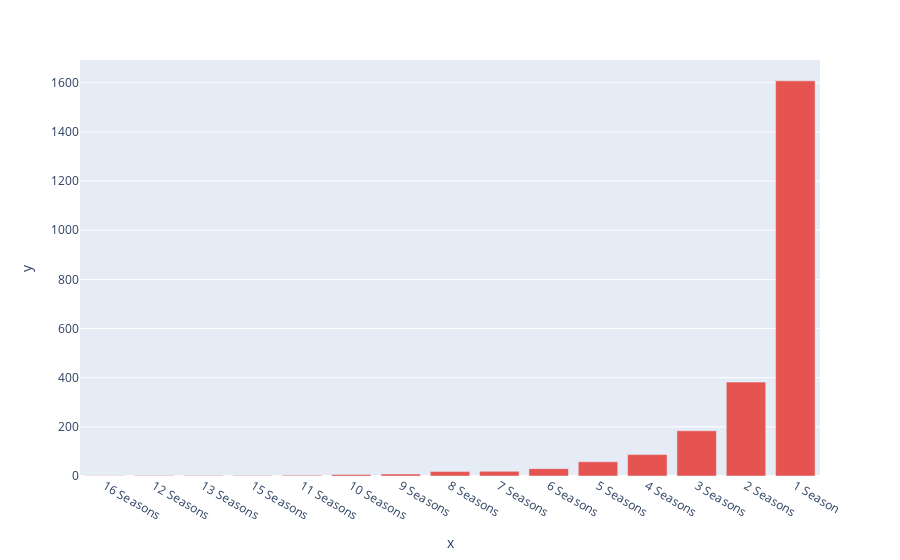

Notebook source saved alongside this figure:
### Markdown cell above
berdasarkan plot di atas durasi movie terlama di netflix kebanyakan berdurasi 90 menit sedangkan durasi terlama adalah 237 menit

### Code cell
new_tv_df = generate_duration_df(tv_df)
fig = px.bar(x=new_tv_df['duration'], y = new_tv_df['counts'])
fig.update_traces(marker = dict(color= '#E55451'))
fig.update_xaxes(type='category',categoryorder='total ascending')
fig.show()

### Figure 1 — Plotly figure (JSON) as saved in the notebook; plotly's stock layout.template omitted (floating-point values rounded to 4 significant figures)
{"data": [{"alignmentgroup": "True", "hovertemplate": "x=%{x}<br>y=%{y}<extra></extra>", "legendgroup": "", "marker": {"color": "#E55451", "pattern": {"shape": ""}}, "name": "", "offsetgroup": "", "orientation": "v", "showlegend": false, "textposition": "auto", "type": "bar", "x": ["1 Season", "10 Seasons", "11 Seasons", "12 Seasons", "13 Seasons", "15 Seasons", "16 Seasons", "2 Seasons", "3 Seasons", "4 Seasons", "5 Seasons", "6 Seasons", "7 Seasons", "8 Seasons", "9 Seasons"], "xaxis": "x", "y": [1608, 6, 3, 2, 2, 2, 1, 382, 184, 87, 58, 30, 19, 18, 8], "yaxis": "y"}], "layout": {"barmode": "relative", "legend": {"tracegroupgap": 0}, "margin": {"t": 60}, "xaxis": {"anchor": "y", "categoryorder": "total ascending", "domain": [0, 1], "title": {"text": "x"}, "type": "category"}, "yaxis": {"anchor": "x", "domain": [0, 1], "title": {"text": "y"}}}}
